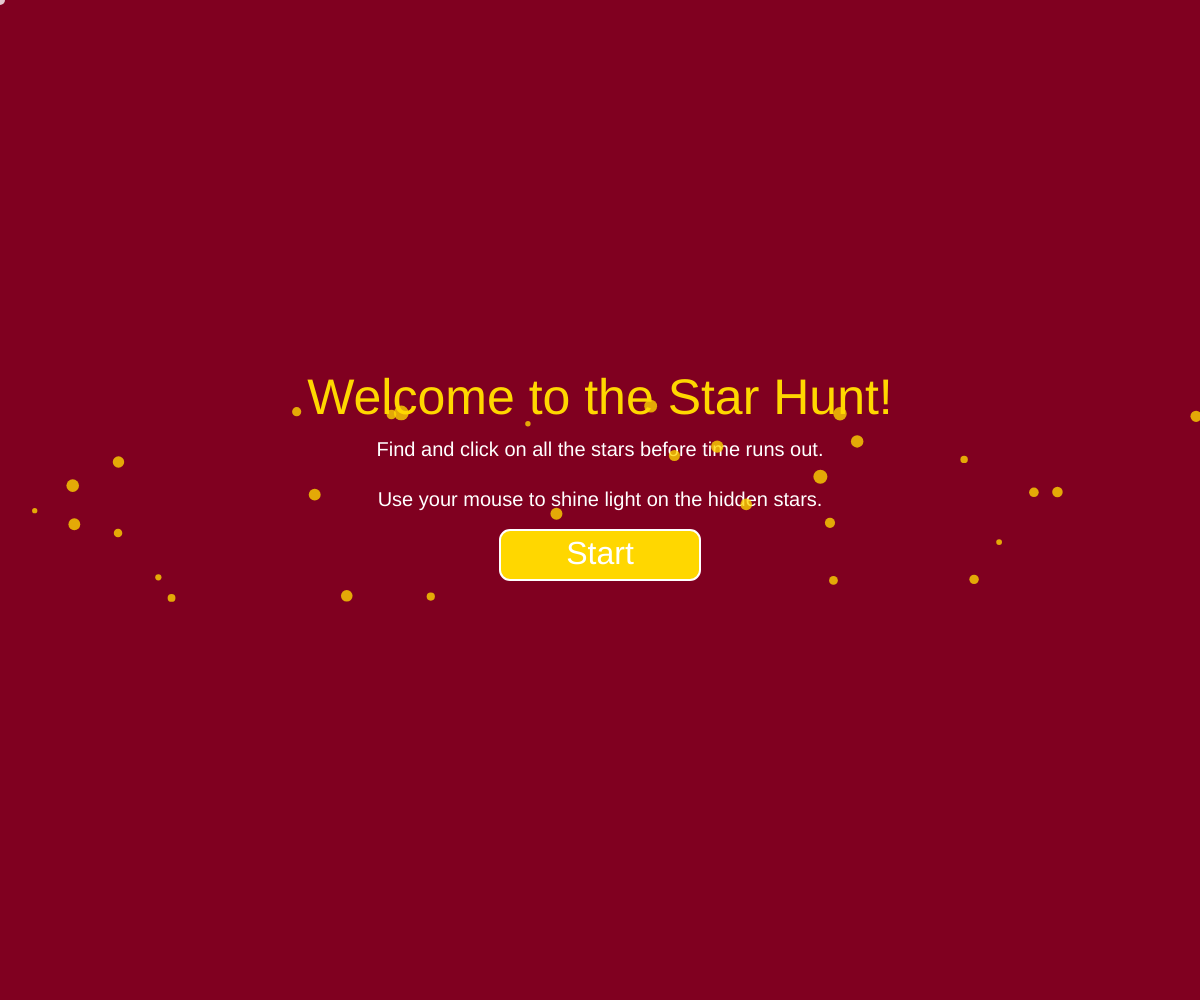
Frame 1 (no input)
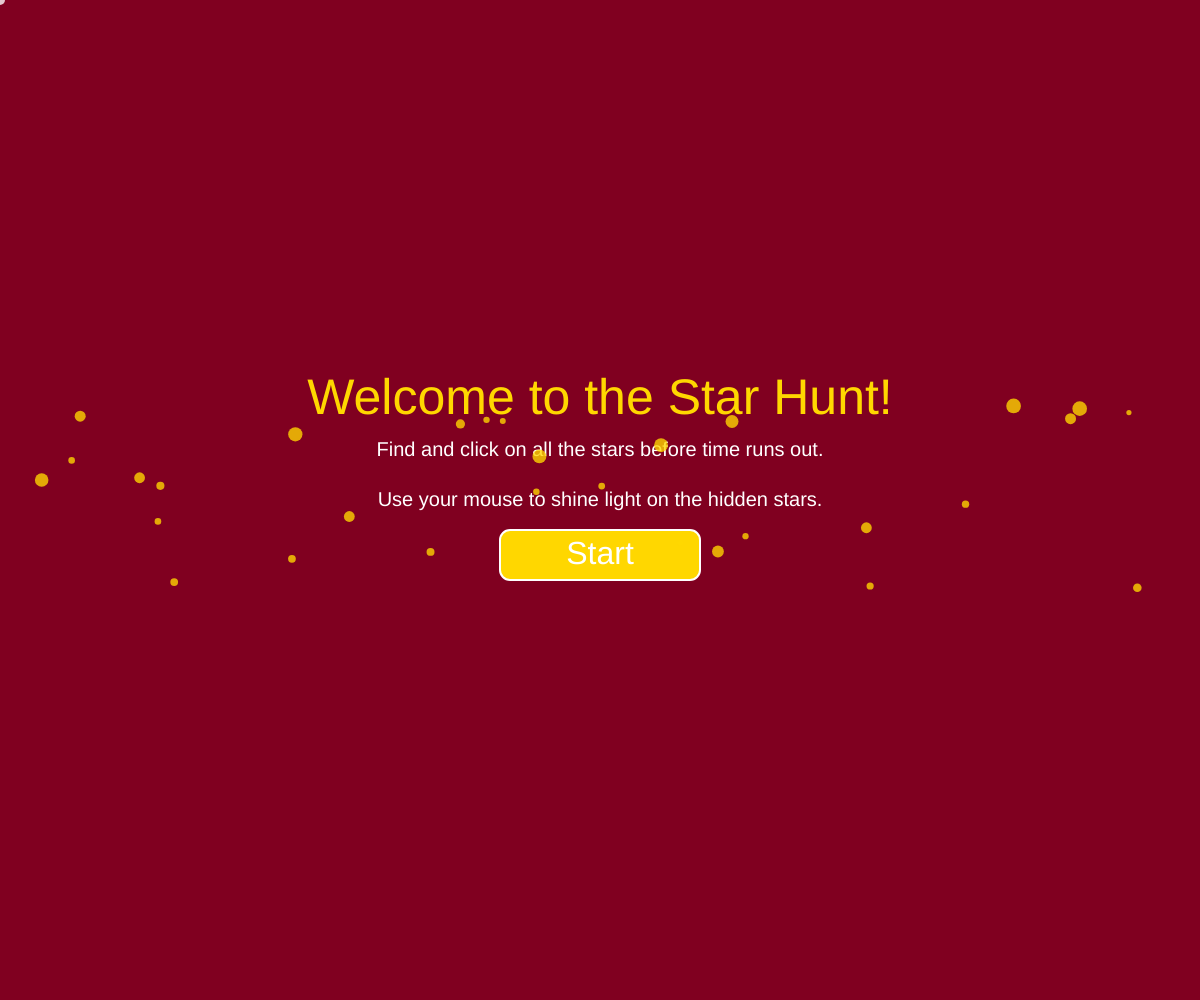
Frame 60 (no input)
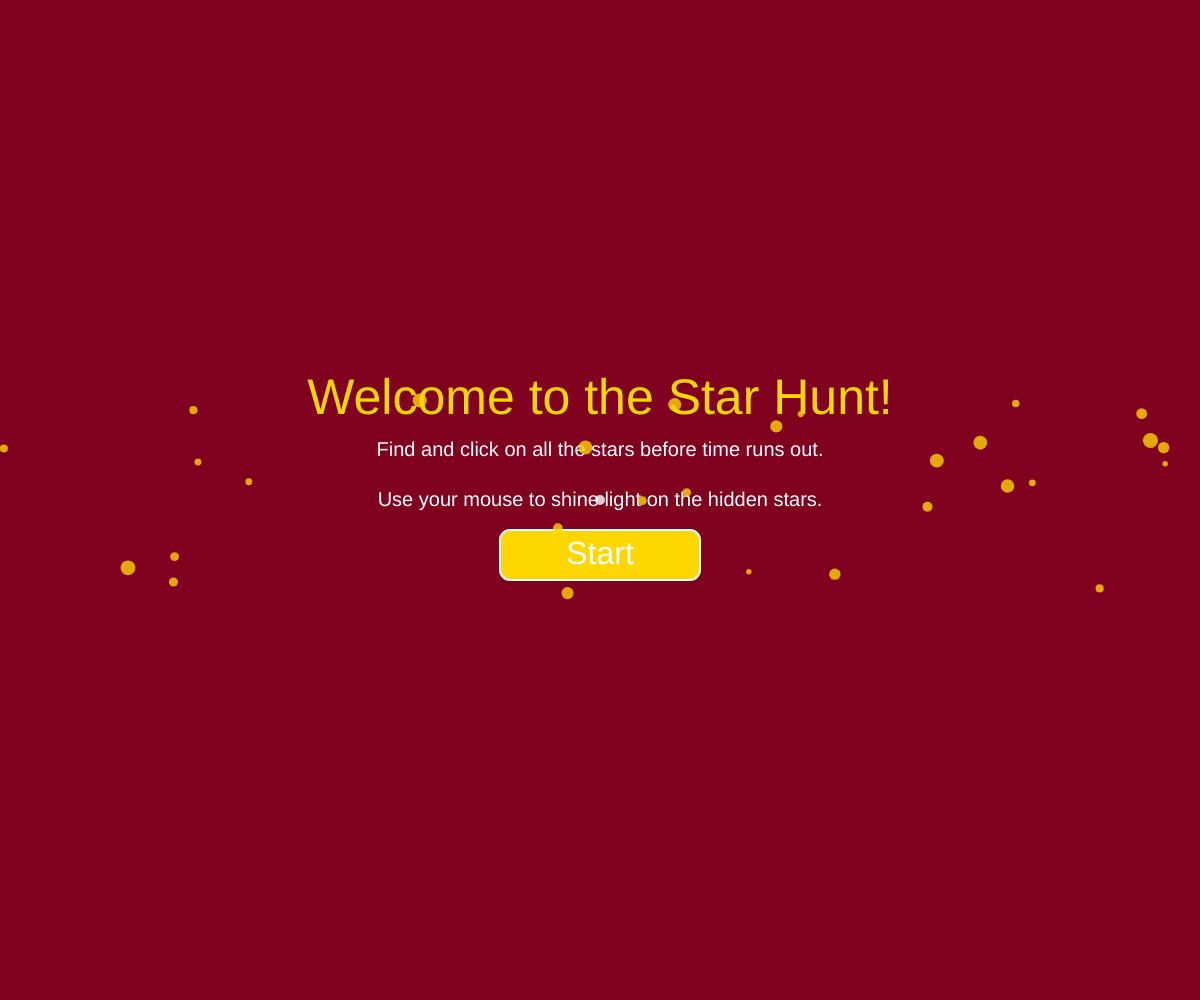
Frame 120 (the mouse pressed at the canvas centre since frame 60)

The p5.js sketch that drew these frames (run headless with seeded random() and noise() and a simulated clock; from frame 60 on, the mouse is pressed at the canvas centre):

// p5.js sketch
// ── sketch.js
let walls = [];
let particle;
let starPositions = [];
let collectedStars = [];
let timer = 20;
let gameOver = false;
let gameStarted = false; // Flag to track if the game has started

function setup() {
  createCanvas(windowWidth, windowHeight);

  // Star positions and sizes
  starPositions = [
    { x: width / 2, y: height / 2, outer: 300, inner: 120, collected: false },
    { x: width / 4 - 30, y: height / 4, outer: 150, inner: 60, collected: false }, // Adjusted the x position of the first star by 30 px (approximately 1 cm)
    { x: width / 6, y: height * 0.75, outer: 120, inner: 48, collected: false },
    { x: width * 0.75, y: height * 0.75, outer: 180, inner: 72, collected: false },
  ];

  // Create star boundaries
  for (let pos of starPositions) {
    createStarBoundaries(pos.x, pos.y, pos.outer, pos.inner, 5);
  }

  // Canvas boundaries
  walls.push(new Boundary(-2, -2, height, -2));
  walls.push(new Boundary(width, -1, width, height));
  walls.push(new Boundary(width, height, -1, height));
  walls.push(new Boundary(-1, height, -1, -1));

  particle = new Particle();
  noCursor();

  // Countdown timer
  setInterval(() => {
    if (gameStarted && !gameOver) timer = max(0, timer - 1);
  }, 1000);
}

function draw() {
  if (!gameStarted) {
    drawIntroScreen(); // Display the intro screen
    return;
  }

  background(128, 0, 32); // Burgundy background

  // Display timer
  fill(255);
  textSize(32);
  text(`Time: ${timer}s`, 80, 40); // Adjusted position for better visibility

  // Check game over conditions
  if (timer <= 0 || collectedStars.length === starPositions.length) {
    gameOver = true;
    fill(255);
    textSize(64);
    textAlign(CENTER, CENTER);
    text(
      collectedStars.length === starPositions.length ? "You Win!" : "Game Over",
      width / 2,
      height / 2
    );
    textSize(32);
    text("Press 'R' to Restart", width / 2, height / 2 + 50);
    return;
  }

  // Show walls
  for (let wall of walls) {
    wall.show();
  }

  // Particle follows mouse movement
  particle.update(mouseX, mouseY);
  particle.show();
  particle.look(walls);

  // Check and draw stars
  for (let star of starPositions) {
    if (!star.collected && isPointInsideStar(mouseX, mouseY, star)) {
      // Updated to a brighter red
      fill(255, 0, 0, 150); // Brighter red with transparency
      noStroke();
      ellipse(star.x, star.y, star.outer * 2);
    }
  }

  // Draw visible cursor
  fill(255, 255, 255, 200);
  ellipse(mouseX, mouseY, 10);
}

function mousePressed() {
  if (!gameStarted && mouseX > width / 2 - 100 && mouseX < width / 2 + 100 && mouseY > height / 2 + 30 && mouseY < height / 2 + 80) {
    gameStarted = true;
    return;
  }

  if (!gameOver && gameStarted) {
    for (let star of starPositions) {
      if (!star.collected && isPointInsideStar(mouseX, mouseY, star)) {
        star.collected = true;
        collectedStars.push(star);
      }
    }
  }
}

// Intro screen function
function drawIntroScreen() {
  background(128, 0, 32); // Burgundy background (same as the game page)

  // Draw glowing title text
  fill(255, 215, 0); // Gold color
  textSize(50);
  textAlign(CENTER, CENTER);
  text("Welcome to the Star Hunt!", width / 2, height / 2 - 100);
  textSize(20);
  fill(255);
  text("Find and click on all the stars before time runs out.", width / 2, height / 2 - 50);
  text("Use your mouse to shine light on the hidden stars.", width / 2, height / 2);

  // Add a glowing effect to the start button
  let buttonX = width / 2 - 100;
  let buttonY = height / 2 + 30;
  let buttonWidth = 200;
  let buttonHeight = 50;

  // Glow effect on hover
  if (mouseX > buttonX && mouseX < buttonX + buttonWidth && mouseY > buttonY && mouseY < buttonY + buttonHeight) {
    fill(255, 215, 0); // Yellow for glow
    noStroke();
    ellipse(width / 2, height / 2 + 55, buttonWidth + 10, buttonHeight + 10); // Outer glowing circle
  }

  // Start button design (Changed button color to yellow like the text)
  fill(255, 215, 0); // Yellow color button (like the text)
  stroke(255);
  strokeWeight(2);
  rect(buttonX, buttonY, buttonWidth, buttonHeight, 10); // Rounded rectangle button
  fill(255);
  noStroke();
  textSize(32);
  text("Start", width / 2, height / 2 + 55);

  // Add more soft particle effects to enhance the atmosphere
  for (let i = 0; i < 30; i++) { // Increased the number of particles for a fuller effect
    let x = random(width);
    let y = random(height / 2 - 100, height / 2 + 100);
    let size = random(5, 15); // Random particle size
    let speed = random(0.5, 1.5); // Slower movement speed for particles
    fill(255, 215, 0, 200); // Brighter, golden particles
    noStroke();
    ellipse(x, y, size); // Larger particles with varying size
  }

  // Draw visible cursor on intro screen
  fill(255, 255, 255, 200);
  ellipse(mouseX, mouseY, 10);
}

function keyPressed() {
  if (key === 'R' || key === 'r') {
    timer = 20;
    gameOver = false;
    collectedStars = [];
    gameStarted = false;
    for (let star of starPositions) {
      star.collected = false;
    }
  }
}

// Utility to check if a point is inside a star boundary
function isPointInsideStar(px, py, star) {
  let angleStep = PI / 5;
  let vertices = [];
  for (let i = 0; i < 10; i++) {
    let angle = i * angleStep;
    let r = i % 2 === 0 ? star.outer : star.inner;
    let x = star.x + cos(angle) * r;
    let y = star.y + sin(angle) * r;
    vertices.push({ x, y });
  }
  return pointInPolygon(px, py, vertices);
}

// Custom function to check if a point is inside a polygon
function pointInPolygon(px, py, vertices) {
  let collision = false;
  let next = 0;
  for (let current = 0; current < vertices.length; current++) {
    next = (current + 1) % vertices.length;
    let vc = vertices[current];
    let vn = vertices[next];
    if (((vc.y > py && vn.y < py) || (vc.y < py && vn.y > py)) &&
        px < ((vn.x - vc.x) * (py - vc.y)) / (vn.y - vc.y) + vc.x) {
      collision = !collision;
    }
  }
  return collision;
}

// Star boundary creation
function createStarBoundaries(cx, cy, rOuter, rInner, points) {
  let angleStep = PI / points;
  let vertices = [];
  for (let i = 0; i < points * 2; i++) {
    let angle = i * angleStep;
    let r = i % 2 === 0 ? rOuter : rInner;
    let x = cx + cos(angle) * r;
    let y = cy + sin(angle) * r;
    vertices.push(createVector(x, y));
  }
  for (let i = 0; i < vertices.length; i++) {
    let a = vertices[i];
    let b = vertices[(i + 1) % vertices.length];
    walls.push(new Boundary(a.x, a.y, b.x, b.y));
  }
}

class Boundary {
  constructor(x1, y1, x2, y2) {
    this.a = createVector(x1, y1);
    this.b = createVector(x2, y2);
  }

  show() {
    stroke(128, 0, 32); // Burgundy-colored walls
    line(this.a.x, this.a.y, this.b.x, this.b.y);
  }
}

class Ray {
  constructor(pos, angle) {
    this.pos = pos;
    this.dir = p5.Vector.fromAngle(angle);
  }

  lookAt(x, y) {
    this.dir.x = x - this.pos.x;
    this.dir.y = y - this.pos.y;
    this.dir.normalize();
  }

  show() {
    stroke(255); // White rays
    push();
    translate(this.pos.x, this.pos.y);
    line(0, 0, this.dir.x * 10, this.dir.y * 10);
    pop();
  }

  cast(wall) {
    const x1 = wall.a.x;
    const y1 = wall.a.y;
    const x2 = wall.b.x;
    const y2 = wall.b.y;
    const x3 = this.pos.x;
    const y3 = this.pos.y;
    const x4 = this.pos.x + this.dir.x;
    const y4 = this.pos.y + this.dir.y;

    const den = (x1 - x2) * (y3 - y4) - (y1 - y2) * (x3 - x4);
    if (den === 0) return;

    const t = ((x1 - x3) * (y3 - y4) - (y1 - y3) * (x3 - x4)) / den;
    const u = -((x1 - x2) * (y1 - y3) - (y1 - y2) * (x1 - x3)) / den;
    if (t > 0 && t < 1 && u > 0) {
      const pt = createVector();
      pt.x = x1 + t * (x2 - x1);
      pt.y = y1 + t * (y2 - y1);
      return pt;
    }
  }
}

class Particle {
  constructor() {
    this.pos = createVector(width / 2, height / 2);
    this.rays = [];
    for (let a = 0; a < 360; a += 1) {
      this.rays.push(new Ray(this.pos, radians(a)));
    }
  }

  update(x, y) {
    this.pos.set(x, y);
  }

  look(walls) {
    for (let i = 0; i < this.rays.length; i++) {
      const ray = this.rays[i];
      let closest = null;
      let record = Infinity;
      for (let wall of walls) {
        const pt = ray.cast(wall);
        if (pt) {
          const d = p5.Vector.dist(this.pos, pt);
          if (d < record) {
            record = d;
            closest = pt;
          }
        }
      }
      if (closest) {
        let grayValue = (frameCount * 5 + i * 10) % 255; // Spinning color value
        // Colorful, spinning rays
        stroke(grayValue, 150, 255);
        line(this.pos.x, this.pos.y, closest.x, closest.y);
      }
    }
  }

  show() {
    fill(255);
    noStroke();
    ellipse(this.pos.x, this.pos.y, 8); // Smaller particle size
  }
}
